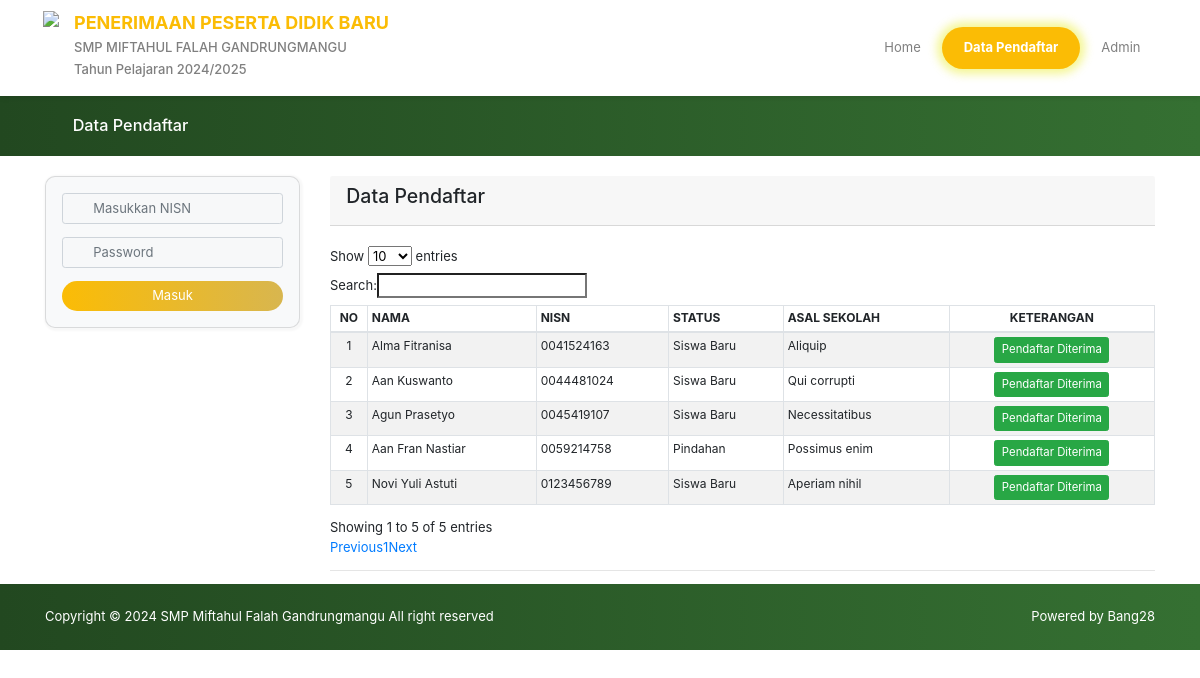
Screenshot of /pendaftar/ with the database file from the repository.
### ppdb/models.py (models this page shows, shortened)
class TahunAjaran(models.Model):
    STATUS_CHOICES = (
        ('', 'Status PPDB'),
        ('Dibuka', 'Dibuka'),
        ('Ditutup', 'Ditutup'),
    )
    id_thn_ajaran   = models.SmallAutoField(primary_key=True, unique=True, auto_created=True, blank=True)
    tahun_ajaran    = models.CharField(max_length=20)
    status          = models.CharField(max_length=10, choices=STATUS_CHOICES)
    tanggal_mulai   = models.DateField()
    tanggal_selesai = models.DateField()
    class Meta:
        verbose_name_plural = "Tahun Ajaran"

class Siswa(models.Model):
    def image_upload_to(instance, filename):
        ext = filename.split('.')[-1]
        filename = "%s_%s.%s" % (instance.no_pendaftaran, instance.nama, ext)
        return os.path.join('siswa/foto siswa', filename)
    STATUS = (
        ('Siswa Baru', 'Siswa Baru'),
        ('Pindahan', 'Pindahan'),
    )
    JENIS_KELAMIN = (
        ('L', 'Laki-laki'),
        ('P', 'Perempuan'),
    )
    AGAMA = (
        ('','Pilih agama'),
        ('Islam', 'Islam'),
        ('Kristen', 'Kristen'),
        ('Hindu', 'Hindu'),
        ('Budha', 'Budha'),
        ('Kong Hu Cu', 'Kong Hu Cu'),
    )
    STATUS_TINGGAL = (
        ('', 'Pilih status tinggal'),
        ('Tinggal dengan ORTU/WALI', 'Tinggal dengan ORTU/WALI'),
        ('Ikut Saudara/Kerabat', 'Ikut Saudara/Kerabat'),
        ('Asrama', 'Asrama'),
        ('Kontrak/Kost', 'Kontrak/Kost'),
        ('Panti Asuhan', 'Panti Asuhan'),
        ('lainnya', 'Lainnya'),
    )
    TRANSPOSTASI = (
        ('', 'Pilih transportasi'),
        ('Jalan Kaki', 'Jalan Kaki'),
        ('Sepeda', 'Sepeda'),
        ('Sepeda Motor', 'Sepeda Motor'),
        ('Mobil Pribadi', 'Mobil Pribadi'),
        ('Angkutan Umum', 'Angkutan Umum'),
        ('lainnya', 'Lainnya'),
    )
    BIAYA_SEKOLAH = (
        ('', 'Biaya sekolah'),
        ('Orangtua', 'Orangtua'),
        ('Wali/Orangtua Asuh', 'Wali/Orangtua Asuh'),
        ('Tanggung Sendiri', 'Tanggung Sendiri'),
        ('Lainnya', 'Lainnya'),
    )
    KEBUTUHAN_DISABILITAS = (
        ('', 'Kebutuhan disabilitas'),
        ('Tidak Ada', 'Tidak Ada'),
        ('Tuna Netra', 'Tuna Netra'),
        ('Tuna Rungu', 'Tuna Rungu'),
        ('Tuna Daksa', 'Tuna Daksa'),
        ('Tuna Grahita', 'Tuna Grahita'),
        ('Tuna Laras', 'Tuna Laras'),
        ('Lainnya', 'Lainnya'),
    )
    KETERANGAN = (
        ('Pending', 'Pending'),
        ('Diterima', 'Diterima'),
        ('Ditolak', 'Ditolak'),
    )
    id_siswa                = models.BigAutoField(primary_key=True, unique=True, auto_created=True, blank=True)
    no_pendaftaran          = models.CharField('No Pendaftaran', max_length=12, unique=True, blank=True, editable=False)
    status                  = models.CharField('Status', max_length=10, choices=STATUS, default=1)
    nama                    = models.CharField('Nama Lengkap', max_length=55)
    nik                     = models.CharField('NIK', max_length=16)
    tempat_lahir            = models.CharField('Tempat Lahir', max_length=30)
    tgl_lahir               = models.DateField('Tanggal Lahir')
    agama                   = models.CharField('Agama', max_length=10, choices=AGAMA)
    asal_sekolah            = models.CharField('Asal Sekolah', max_length=60)
    jenis_kelamin           = models.CharField('Jenis Kelamin', max_length=15, choices=JENIS_KELAMIN, default="")
    anak_ke                 = models.CharField('Anak Ke', max_length=2, null=True, blank=True)
    saudara                 = models.CharField('Jumlah Saudara', max_length=2, null=True, blank=True)
    no_hp                   = models.CharField('No Telp/Wa', max_length=13, null=True, blank=True, help_text='Pastikan nomer aktif dan dapat dihubungi.')
    email                   = models.EmailField('Email', help_text='Pastikan email aktif dan dapat dihubungi.')
    status_tinggal          = models.CharField('Status Tinggal', max_length=50, choices=STATUS_TINGGAL)
    alamat                  = models.TextField('Alamat')
    kodepos                 = models.CharField('Kode POS', max_length=6, null=True, blank=True)
    transportasi            = models.CharField('Mode Transportasi', max_length=30, choices=TRANSPOSTASI, null=True, blank=True)
    biaya_sekolah           = models.CharField('Biaya Sekolah', max_length=30, choices=BIAYA_SEKOLAH)
    keb_disabilitas         = models.CharField('Kebutuhan Disabilitas', max_length=20, choices=KEBUTUHAN_DISABILITAS)
    foto                    = models.ImageField('Foto', max_length=255, upload_to=image_upload_to, help_text='foto 3x4 dengan background merah')
    verifikasi              = models.CharField('Status Pendaftaran', max_length=10, null=True, choices=KETERANGAN, default="Pending")
    tgl_daftar              = models.DateTimeField('Tanggal Daftar', auto_now_add=True, null=True, blank=True, editable=False)
    nisn                    = models.OneToOneField(get_user_model(), on_delete=models.CASCADE, blank=True, null=True, verbose_name="NISN", related_name='siswa')
    thn_ajaran              = models.ForeignKey(TahunAjaran, on_delete=models.CASCADE, blank=True, null=True, verbose_name="Tahun Ajaran") # M - 1
    class Meta:
        verbose_name_plural = "Peserta PPDB"

### users/models.py (models this page shows, shortened)
class CustomUser(AbstractUser):
    def image_upload_to(instance, filename):
        ext = filename.split('.')[-1]
        filename = "%s.%s" % (instance.username, ext)
        return os.path.join('users', filename)
    email       = models.EmailField(unique=True)
    image       = models.ImageField("Foto Profil", default='default/user.png', upload_to=image_upload_to)
    is_superuser = models.BooleanField(
        _('superuser status'),
        default=False,
        null=True,
        help_text=_(
            'Designates that this user has all permissions without '
            'explicitly assigning them.'
        ),
    )
    def __str__(self):
        return self.username

### ppdb/views/index.py (the view, shortened to what this page needs)
# urls.py: path('pendaftar/', pendaftar, name="pendaftar"),
def pendaftar(request):
    info_ppdb = TahunAjaran.objects.last()
    peserta = Siswa.objects.all().order_by('-tgl_daftar')
    context = {
        'page_title': 'PPDB Online | SMP Miftahul Falah Gandrungmangu',
        'peserta': peserta,
        'ppdb': info_ppdb,
    }
    return render(request, 'pendaftar.html', context)

### templates/pendaftar.html (shortened to what this page needs)
{% extends 'base-home.html' %}
{% load static %}
{% block content %}
<div class="home-title">
    <div class="container">
    <h5 class="post-title" id="datadaftar">
        <span class="fa fa-user"></span><span>Data Pendaftar</span>
    </h5>
    </div>
</div>
<div class="home-content-wrapper ">
    <div class="container">
        <div class="row">
            <div class="col-sm-3">
                <div class="card card-login bg-light">
                    <div class="card-body">
                        <form action="" method="POST" id="form-login">
                            <div class="form-group">
                                <span class="fa fa-user"></span>
                                <input type="text" class="form-control" name="username" placeholder="Masukkan NISN" required autocomplete="off">
                            </div>
                            <div class="form-group">
                                <span class="fa fa-key"></span>
                                <input type="password" class="form-control" name="password" id="inputPassword4" placeholder="Password">
                            </div>
                            {% if ppdb.status == 'Dibuka' %}
                            <button type="submit" class="btn btn-primary btn-block btn-login" id="btnsimpan">Masuk</button>
                            {% else %}
                            <button disabled type="submit" class="btn btn-primary btn-block btn-login" id="btnsimpan">Masuk</button>
                            {% endif %}
                        </form>
                    </div>
                </div>
                <br>
                <br>
                <br>
            </div>
            <div class="col-md-9">
                <div class="row">
                    <div class="col-12 col-sm-12 col-lg-12">
                        <div class="card-header text-black" >
                            <h4>Data Pendaftar</h4>
                        </div>
                        <br>
                        <table id="mytable" style="font-size: 12px" class="table table-striped table-sm table-bordered" cellspacing="0">
                            <thead>
                                <tr>
                                <th class="text-center">NO</th>
                                <th>NAMA</th>
                                <th>NISN</th>
                                <th>STATUS</th>
                                <th>ASAL SEKOLAH</th>
                                <th class="text-center">KETERANGAN</th>
                                </tr>
                            </thead>
                            <tbody>
                                {% for p in peserta %}
                                <tr>
                                    <td class="text-center">{{ forloop.counter }}</td>
                                    <td>{{ p.nama }}</td>
                                    <td>{{ p.nisn }}</td>
                                    <td>{{ p.status }}</td>
                                    <td>{{ p.asal_sekolah }}</td>
                                    <td class="text-center">
                                        <button class="btn btn-sm
                                            {% if p.verifikasi == "Pending" %} btn-warning
                                            {% elif p.verifikasi == "Diterima" %} btn-success
                                            {% else %} btn-danger
                                            {% endif %}" >
                                            {% if p.verifikasi == "Pending" %} Sedang diverifikasi
                                            {% elif p.verifikasi == "Diterima" %} Pendaftar Diterima
                                            {% else %} Pendaftar ditolak
                                            {% endif %}
                                        </button>
                                    </td>
                                </tr>
                                {% endfor %}
                            </tbody>
                        </table>
                    </div>
				</div>
    			<hr>
		    </div>
        </div>
    </div>
</div>
{% endblock content %}

### templates/include/navbar.html (shortened to what this page needs)
{% load static %}
<nav class="navbar navbar-expand-lg navbar-light" id="navbar-header">
<a class="navbar-brand" href="#">
    <img src="{% static 'ppdb/img/logo.png' %}" height="75" />
    <div class="home-header-text d-none d-sm-block">
    <h5>PENERIMAAN PESERTA DIDIK BARU</h5>
    <h6>SMP MIFTAHUL FALAH GANDRUNGMANGU</h6>
    <h6>Tahun Pelajaran {{ ppdb.tahun_ajaran }}</h6>
    </div>
</a>
<div class="collapse navbar-collapse" id="menu">
    <ul class="navbar-nav ml-auto">
    <li class="nav-item {% if request.resolver_match.url_name == "index" %}active{% endif %}">
        <a class="nav-link" href="{% url 'ppdb:index' %}" id="link-home">Home</a>
    </li>
    <li class="nav-item {% if request.resolver_match.url_name == "pendaftar" %}active{% endif %}">
        <a class="nav-link" href="{% url 'ppdb:pendaftar' %}" id="link-home">Data Pendaftar</a>
    </li>
    <li class="nav-item">
        <a class="nav-link" href="{% url 'users:admin' %}" id="link-persyaratan">Admin</a>
    </li>
    </ul>
</div>
</nav>

### static/ppdb/css/2.css (style rules this page uses)
.fa,.fab,.fal,.far,.fas { -moz-osx-font-smoothing:grayscale;-webkit-font-smoothing:antialiased;display:inline-block;font-style:normal;font-variant:normal;text-rendering:auto;line-height:1 }
.fa-key:before { content:"\f084" }
.fa-user:before { content:"\f007" }
.fa,.far,.fas { font-family:"Font Awesome 5 Free" }
.fa,.fas { font-weight:900 }

### rows the page displays
TahunAjaran: tahun_ajaran "2024/2025"
Siswa: nama "Alma Fitranisa", nisn "0041524163", status "Siswa Baru", asal_sekolah "Aliquip", verifikasi "Pendaftar Diterima"
Siswa: nama "Aan Kuswanto", nisn "0044481024", status "Siswa Baru", asal_sekolah "Qui corrupti", verifikasi "Pendaftar Diterima"
Siswa: nama "Agun Prasetyo", nisn "0045419107", status "Siswa Baru", asal_sekolah "Necessitatibus", verifikasi "Pendaftar Diterima"
Siswa: nama "Aan Fran Nastiar", nisn "0059214758", status "Pindahan", asal_sekolah "Possimus enim", verifikasi "Pendaftar Diterima"
Siswa: nama "Novi Yuli Astuti", nisn "0123456789", status "Siswa Baru", asal_sekolah "Aperiam nihil", verifikasi "Pendaftar Diterima"
